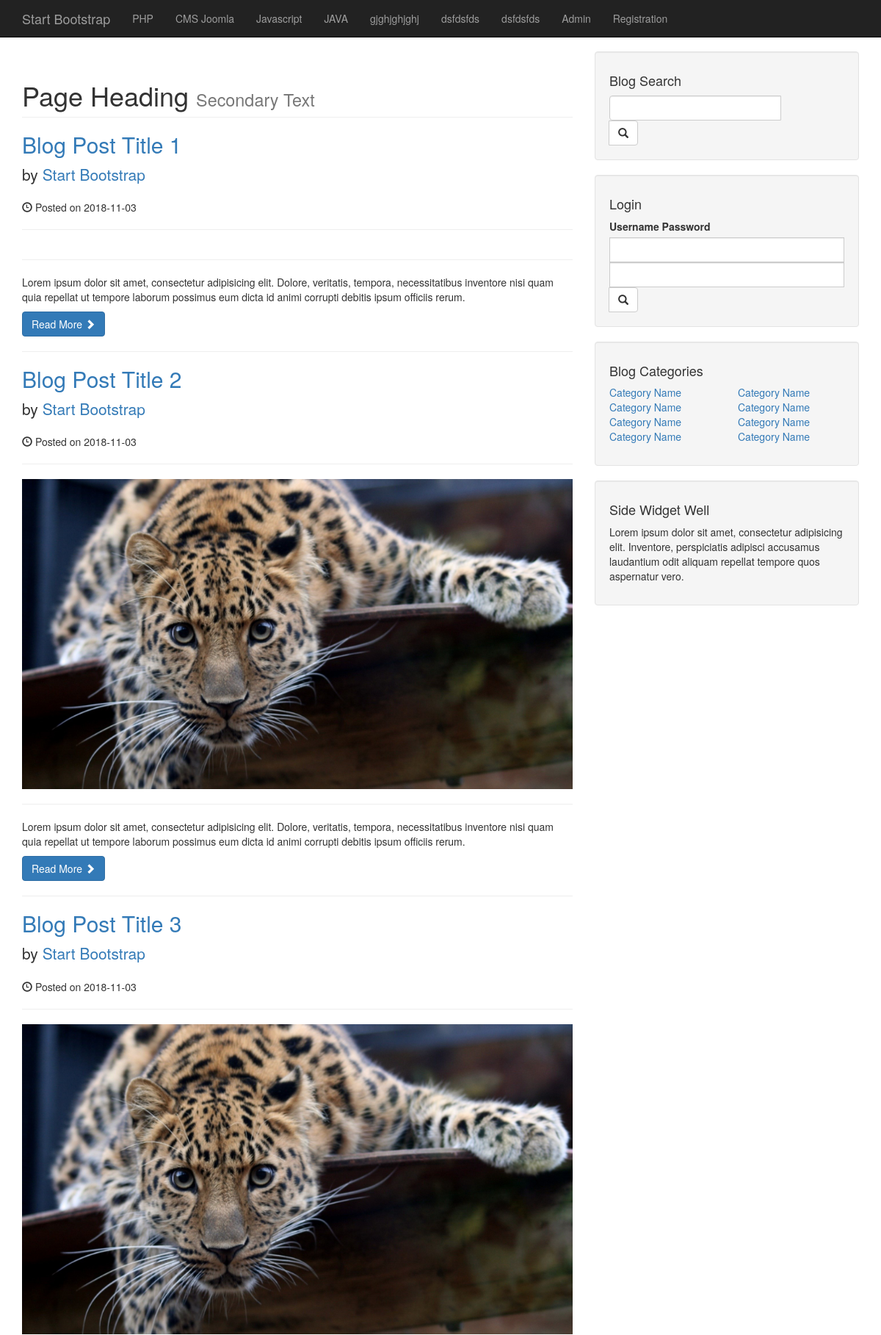
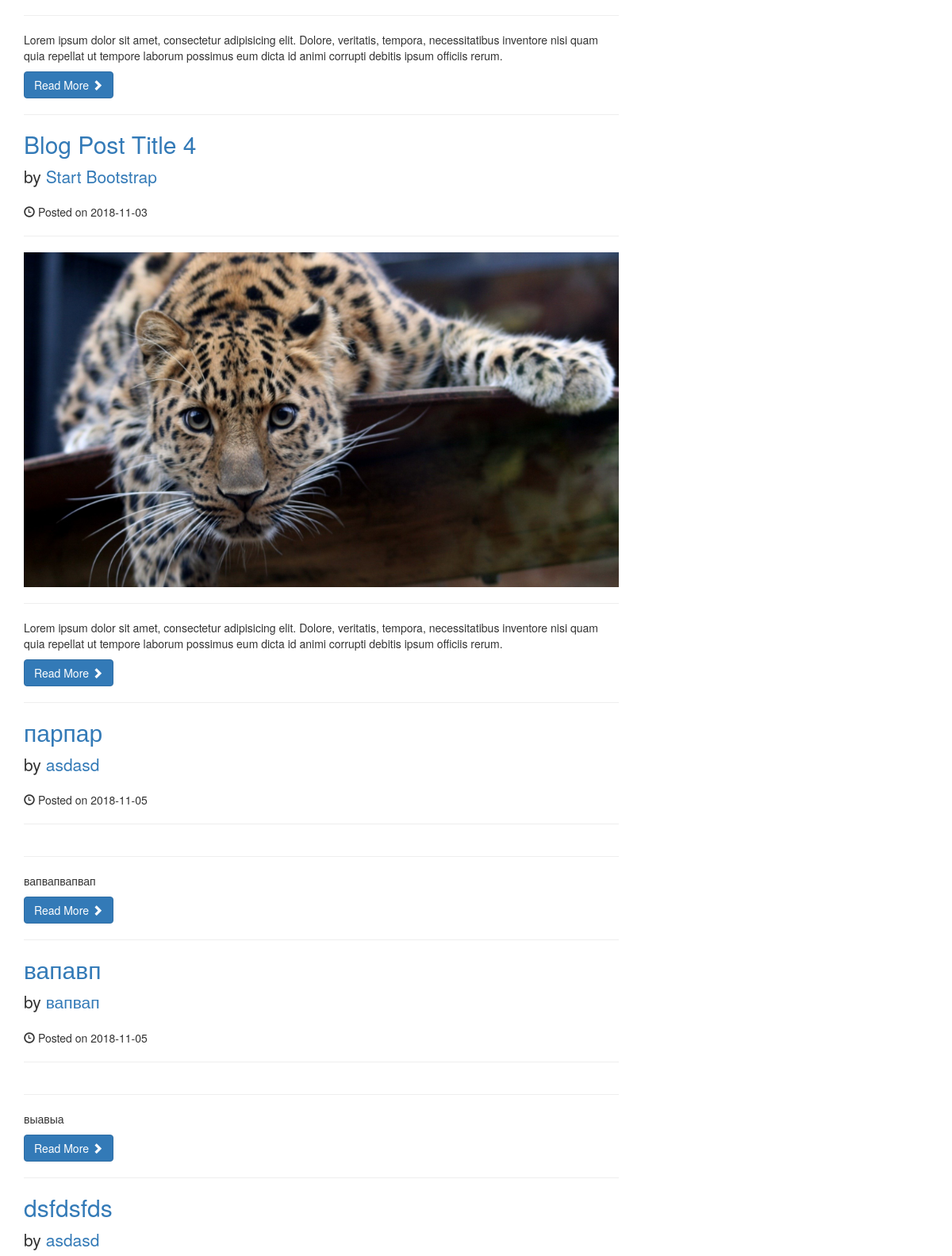
The page / (upper part) on the database its author committed (2 pictures, top to bottom).
### tables this page shows
CREATE TABLE `categories` (
  `id` int(11) NOT NULL,
  `title` varchar(255) NOT NULL
);

CREATE TABLE `posts` (
  `id` int(11) NOT NULL,
  `category_id` int(11) NOT NULL,
  `title` varchar(255) NOT NULL,
  `author` varchar(255) NOT NULL,
  `date` date NOT NULL,
  `tags` text NOT NULL,
  `image` text NOT NULL,
  `content` text NOT NULL,
  `status` tinyint(4) NOT NULL,
  `comments_count` int(11) NOT NULL,
  `views_count` int(11) NOT NULL
);

### index.php (the view, shortened to what this page needs)
<?php include_once "includes/db.php";?>
<?php include_once "includes/header.php";?>
    <?php include_once "includes/navigation.php";?>
    <div class="container">
        <div class="row">
            <div class="col-md-8">
                <h1 class="page-header">
                    Page Heading
                    <small>Secondary Text</small>
                </h1>
                <?php
                $sql_posts = "SELECT * FROM posts";
                $posts_query = mysqli_query($connection, $sql_posts);
                foreach ($posts_query as $post) {
                ?>
                <h2>
                    <a href="#"><?= $post['title']?></a>
                </h2>
                <p class="lead">
                    by <a href="index.php"><?= $post['author']?></a>
                </p>
                <p><span class="glyphicon glyphicon-time"></span> Posted on <?= $post['date']?></p>
                <hr>
                <img class="img-responsive" src="images/<?= $post['image']?>" alt="">
                <hr>
                <p><?= $post['content']?></p>
                <a class="btn btn-primary" href="#">Read More <span class="glyphicon glyphicon-chevron-right"></span></a>
                <hr>
                <?php } ?>
            </div>
            <div class="col-md-4">
                <?php include_once "includes/sidebar.php";?>
            </div>
        </div>
<?php include_once "includes/footer.php";?>

### includes/header.php (shortened to what this page needs)
<!DOCTYPE html>
<html lang="en">
<head>
    <link href="css/bootstrap.min.css" rel="stylesheet">
    <link href="css/blog-home.css" rel="stylesheet">
</head>
<body>

### includes/navigation.php (shortened to what this page needs)
<nav class="navbar navbar-inverse navbar-fixed-top" role="navigation">
    <div class="container">
        <div class="navbar-header">
            <a class="navbar-brand" href="#">Start Bootstrap</a>
        </div>
        <div class="collapse navbar-collapse" id="bs-example-navbar-collapse-1">
            <ul class="nav navbar-nav">
                <?php
                $sql_cat = "SELECT * FROM categories";
                $cat_query = mysqli_query($connection, $sql_cat);
                foreach ($cat_query as $item) { ?>
                    <li>
                        <a href="#">
                            <?= $item['title'] ?>
                        </a>
                    </li>
                <?php
                }
                ?>
                <li>
                    <a href="/admin">Admin</a>
                </li>
                <li>
                    <a href="registration.php">Registration</a>
                </li>
            </ul>
        </div>
    </div>
</nav>

### includes/sidebar.php
<div class="well">
    <h4>Blog Search</h4>
    <div class="input-group">
        <form action="search.php" method="post">
            <input type="text" class="form-control" name="search">
            <span class="input-group-btn">
            <button type="submit" class="btn btn-default" name="submit">
                <span class="glyphicon glyphicon-search"></span>
            </button>
        </span>
        </form>
    </div>
</div>
<div class="well">
    <h4>Login</h4>
    <div class="input-group">
        <form action="login.php" method="post">
            <label for="">Username</label>
            <input type="text" class="form-control" name="username">
            <label for="">Password</label>
            <input type="password" class="form-control" name="password">
            <span class="input-group-btn">
            <button type="submit" class="btn btn-default" name="submit">
                <span class="glyphicon glyphicon-search"></span>
            </button>
        </span>
        </form>
    </div>
</div>
<div class="well">
    <h4>Blog Categories</h4>
    <div class="row">
        <div class="col-lg-6">
            <ul class="list-unstyled">
                <li><a href="#">Category Name</a>
                </li>
                <li><a href="#">Category Name</a>
                </li>
                <li><a href="#">Category Name</a>
                </li>
                <li><a href="#">Category Name</a>
                </li>
            </ul>
        </div>
        <div class="col-lg-6">
            <ul class="list-unstyled">
                <li><a href="#">Category Name</a>
                </li>
                <li><a href="#">Category Name</a>
                </li>
                <li><a href="#">Category Name</a>
                </li>
                <li><a href="#">Category Name</a>
                </li>
            </ul>
        </div>
    </div>
</div>
<div class="well">
    <h4>Side Widget Well</h4>
    <p>Lorem ipsum dolor sit amet, consectetur adipisicing elit. Inventore, perspiciatis adipisci accusamus laudantium odit aliquam repellat tempore quos aspernatur vero.</p>
</div>

### includes/footer.php (shortened to what this page needs)
</div>
</body>
</html>

### css/blog-home.css (style rules this page uses)
body { padding-top: 70px; }

### rows shown on the page
categories: title "PHP"
categories: title "CMS Joomla"
categories: title "Javascript"
categories: title "JAVA"
categories: title "gjghjghjghj"
categories: title "dsfdsfds"
categories: title "dsfdsfds"
posts: title "Blog Post Title 1", author "Start Bootstrap", date "2018-11-03", content "Lorem ipsum dolor sit amet, consectetur adipisicing elit. Dolore, veritatis, tempora, necessitatibus inventore nisi quam quia repellat ut tempore laborum possimus eum dicta id animi corrupti debitis ipsum officiis rerum."
posts: title "Blog Post Title 2", author "Start Bootstrap", date "2018-11-03", image (picture), content "Lorem ipsum dolor sit amet, consectetur adipisicing elit. Dolore, veritatis, tempora, necessitatibus inventore nisi quam quia repellat ut tempore laborum possimus eum dicta id animi corrupti debitis ipsum officiis rerum."
posts: title "Blog Post Title 3", author "Start Bootstrap", date "2018-11-03", image (picture), content "Lorem ipsum dolor sit amet, consectetur adipisicing elit. Dolore, veritatis, tempora, necessitatibus inventore nisi quam quia repellat ut tempore laborum possimus eum dicta id animi corrupti debitis ipsum officiis rerum."
posts: title "Blog Post Title 4", author "Start Bootstrap", date "2018-11-03", image (picture), content "Lorem ipsum dolor sit amet, consectetur adipisicing elit. Dolore, veritatis, tempora, necessitatibus inventore nisi quam quia repellat ut tempore laborum possimus eum dicta id animi corrupti debitis ipsum officiis rerum."
posts: title "парпар", author "asdasd", date "2018-11-05", content "вапвапвапвап"
posts: title "вапавп", author "вапвап", date "2018-11-05", content "выавыа"
posts: title "dsfdsfds", author "asdasd"
